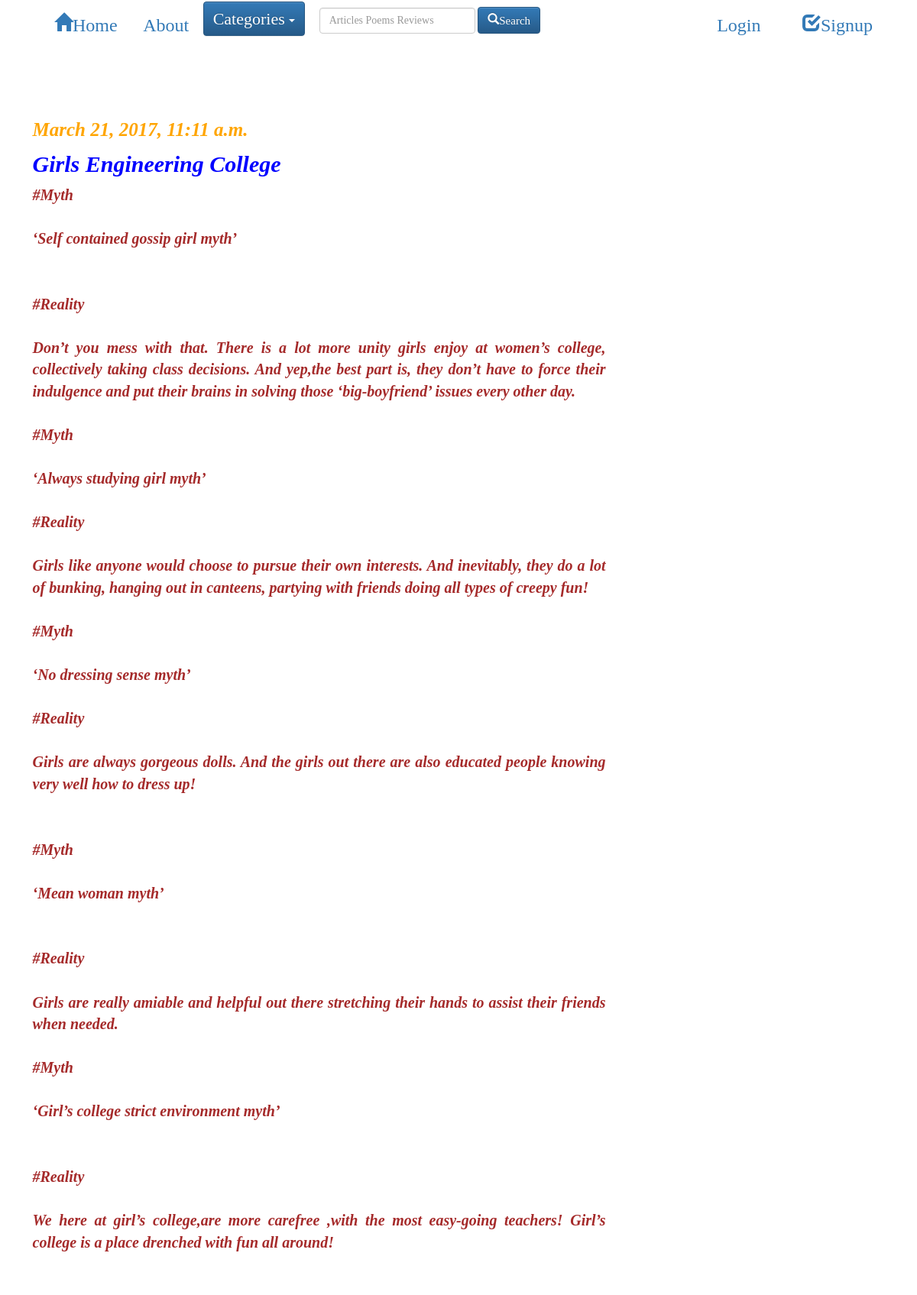
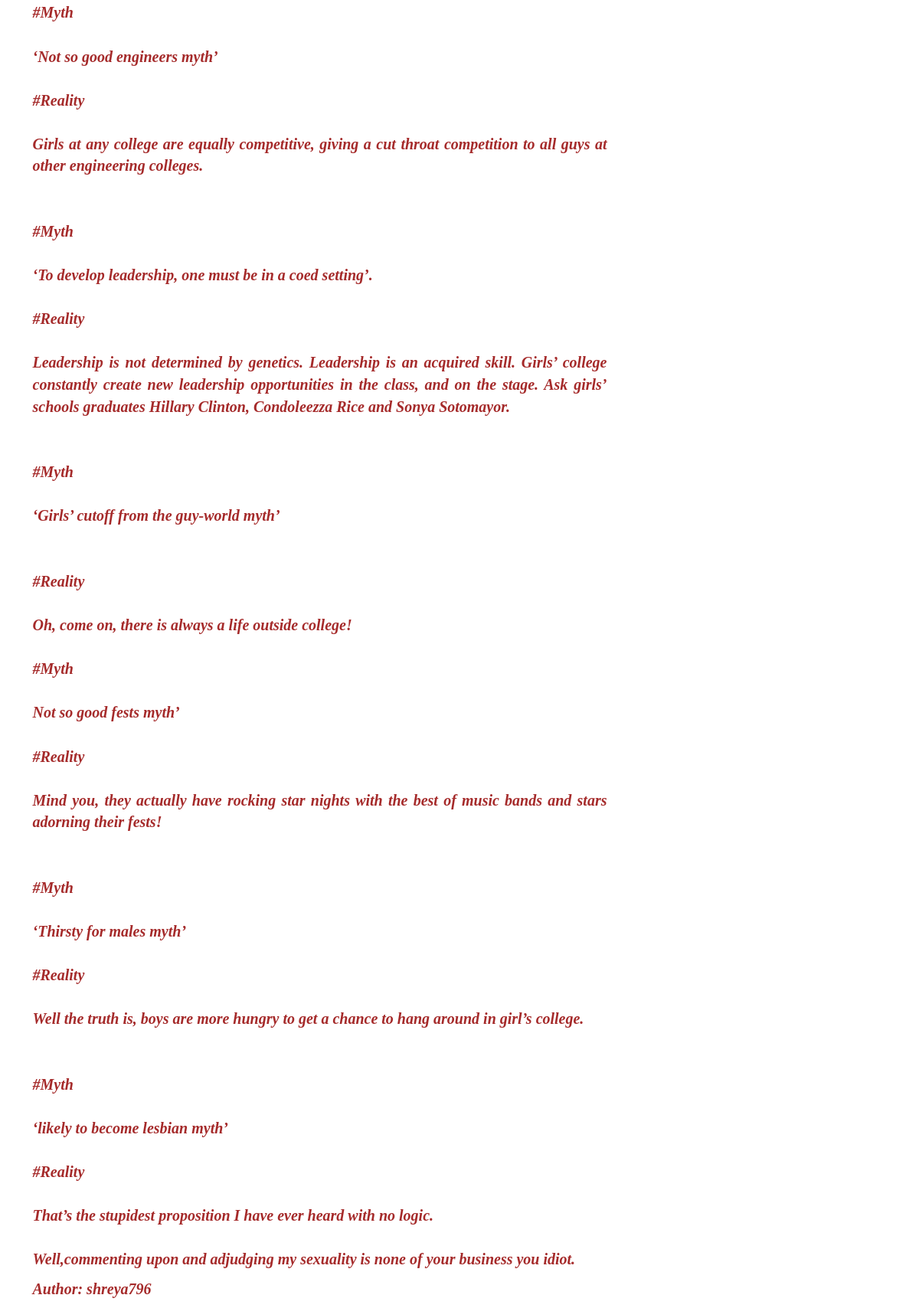
Screenshot of /post/3/ with the database file from the repository (2 pictures, top to bottom).
### blog/models.py (models this page shows, shortened)
class Post(models.Model):
    author = models.ForeignKey('auth.User')
    title = models.CharField(max_length=200)
    text = models.TextField()
    created_date = models.DateTimeField(
            default=timezone.now)
    published_date = models.DateTimeField(blank=True, null=True, default=None)
    category = models.ForeignKey('blog.Category', related_name='posts')

### blog/views.py (the view)
# urls.py: url(r'^post/(?P<pk>\d+)/$', views.post_detail, name='post_detail'),
def post_detail(request, pk):  #matches url of type post/2005
    post = get_object_or_404(Post, pk=pk)
    categories = Category.objects.all()
    return render(request, 'blog/post_detail.html', {'post': post})

### blog/templates/blog/post_detail.html (shortened to what this page needs)
{% extends 'blog/base.html' %}
{% block content %}
    <p class="postA">
        {% if post.published_date %}
            <div class="date">
             {{ post.published_date }} </p>
            </div>
        {% endif %}
        <h4>{{ post.title }}</h4>
        <p >{{ post.text|linebreaksbr }}</p>
             <p>Author: {{post.author}}</p>
    </div>
{% endblock %}

### blog/static/css/blog.css (style rules this page uses)
body { padding-left: 25px; }
.postA { margin-bottom: 70px; }
h4 { color: blue; font-weight: bold; font-family: 'Georgia'; font-style: italic; font-size: 30px; text-align: justify; }
p { color: brown; font-weight: bold; font-family: 'Comic sans Ms'; font-style: italic; font-size: 20px; text-align: justify; }
.date { color:orange; font-family:'Calibri'; font-weight:bold; font-style:italic; font-size:25px; }

### rows the page displays
Post: published_date "March 21, 2017, 11:11 a.m.", title "Girls Engineering College", text "#Myth ‘Self contained gossip girl myth’ #Reality Don’t you mess with that. There is a lot more unity girls enjoy at women’s college, collectively taking class decisions. And yep,the best part is, they don’t have to force their indulgence and put their brains in solving those ‘big-boyfriend’ issues every other day. #Myth ‘Always studying girl myth’ #Reality Girls like anyone would choose to pursue their own interests. And inevitably, they do a lot of bunking, hanging out in canteens, partying with friends doing all types of creepy fun! #Myth ‘No dressing sense myth’ #Reality Girls are always gorgeous dolls. And the girls out there are also educated people knowing very well how to dress up!…", author "shreya796"
